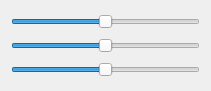
    <widget class="QWidget" name="verticalLayoutWidget">
     <property name="geometry">
      <rect>
       <x>60</x>
       <y>40</y>
       <width>211</width>
       <height>91</height>
      </rect>
     </property>
     <layout class="QVBoxLayout" name="Move_lLayout">
      <item>
       <spacer name="verticalSpacer">
        <property name="orientation">
         <enum>Qt::Orientation::Vertical</enum>
        </property>
        <property name="sizeHint" stdset="0">
         <size>
          <width>20</width>
          <height>40</height>
         </size>
        </property>
       </spacer>
      </item>
      <item>
       <widget class="QSlider" name="x_Slider_move">
        <property name="sizePolicy">
         <sizepolicy hsizetype="Expanding" vsizetype="Maximum">
          <horstretch>0</horstretch>
          <verstretch>0</verstretch>
         </sizepolicy>
        </property>
        <property name="minimum">
         <number>-50</number>
        </property>
        <property name="maximum">
         <number>50</number>
        </property>
        <property name="orientation">
         <enum>Qt::Orientation::Horizontal</enum>
        </property>
       </widget>
      </item>
      <item>
       <spacer name="verticalSpacer_2">
        <property name="orientation">
         <enum>Qt::Orientation::Vertical</enum>
        </property>
        <property name="sizeHint" stdset="0">
         <size>
          <width>20</width>
          <height>40</height>
         </size>
        </property>
       </spacer>
      </item>
      <item>
       <widget class="QSlider" name="y_Slider_move">
        <property name="sizePolicy">
         <sizepolicy hsizetype="Expanding" vsizetype="Maximum">
          <horstretch>0</horstretch>
          <verstretch>0</verstretch>
         </sizepolicy>
        </property>
        <property name="minimum">
         <number>-50</number>
        </property>
        <property name="maximum">
         <number>50</number>
        </property>
        <property name="orientation">
         <enum>Qt::Orientation::Horizontal</enum>
        </property>
       </widget>
      </item>
      <item>
       <spacer name="verticalSpacer_3">
        <property name="orientation">
         <enum>Qt::Orientation::Vertical</enum>
        </property>
        <property name="sizeHint" stdset="0">
         <size>
          <width>20</width>
          <height>40</height>
         </size>
        </property>
       </spacer>
      </item>
      <item>
       <widget class="QSlider" name="z_Slider_move">
        <property name="sizePolicy">
         <sizepolicy hsizetype="Expanding" vsizetype="Maximum">
          <horstretch>0</horstretch>
          <verstretch>0</verstretch>
         </sizepolicy>
        </property>
        <property name="minimum">
         <number>-50</number>
        </property>
        <property name="maximum">
         <number>50</number>
        </property>
        <property name="orientation">
         <enum>Qt::Orientation::Horizontal</enum>
        </property>
       </widget>
      </item>
      <item>
       <spacer name="verticalSpacer_4">
        <property name="orientation">
         <enum>Qt::Orientation::Vertical</enum>
        </property>
        <property name="sizeHint" stdset="0">
         <size>
          <width>20</width>
          <height>40</height>
         </size>
        </property>
       </spacer>
      </item>
     </layout>
    </widget>
